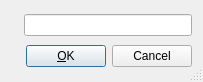
<ui version="4.0" >
 <author></author>
 <comment></comment>
 <exportmacro></exportmacro>
 <class>QIndexUi</class>
 <widget class="QDialog" name="QIndexUi" >
  <property name="geometry" >
   <rect>
    <x>0</x>
    <y>0</y>
    <width>203</width>
    <height>82</height>
   </rect>
  </property>
  <property name="windowTitle" >
   <string/>
  </property>
  <property name="sizeGripEnabled" >
   <bool>true</bool>
  </property>
  <layout class="QVBoxLayout" >
   <property name="margin" >
    <number>11</number>
   </property>
   <property name="spacing" >
    <number>6</number>
   </property>
   <item>
    <layout class="QHBoxLayout" >
     <property name="margin" >
      <number>0</number>
     </property>
     <property name="spacing" >
      <number>6</number>
     </property>
     <item>
      <widget class="QLabel" name="keywordLA" >
       <property name="toolTip" >
        <string/>
       </property>
       <property name="text" >
        <string/>
       </property>
       <property name="buddy" >
        <cstring>keywordED</cstring>
       </property>
      </widget>
     </item>
     <item>
      <widget class="QLineEdit" name="keywordED" >
       <property name="toolTip" >
        <string/>
       </property>
      </widget>
     </item>
    </layout>
   </item>
   <item>
    <layout class="QHBoxLayout" >
     <property name="margin" >
      <number>0</number>
     </property>
     <property name="spacing" >
      <number>6</number>
     </property>
     <item>
      <spacer>
       <property name="orientation" >
        <enum>Qt::Horizontal</enum>
       </property>
       <property name="sizeType" >
        <enum>QSizePolicy::Expanding</enum>
       </property>
       <property name="sizeHint" >
        <size>
         <width>20</width>
         <height>20</height>
        </size>
       </property>
      </spacer>
     </item>
     <item>
      <widget class="QPushButton" name="okPB" >
       <property name="text" >
        <string>&amp;OK</string>
       </property>
       <property name="default" >
        <bool>true</bool>
       </property>
      </widget>
     </item>
     <item>
      <widget class="QPushButton" name="closePB" >
       <property name="text" >
        <string>Cancel</string>
       </property>
      </widget>
     </item>
    </layout>
   </item>
  </layout>
 </widget>
 <pixmapfunction>qPixmapFromMimeSource</pixmapfunction>
 <resources/>
 <connections/>
</ui>
